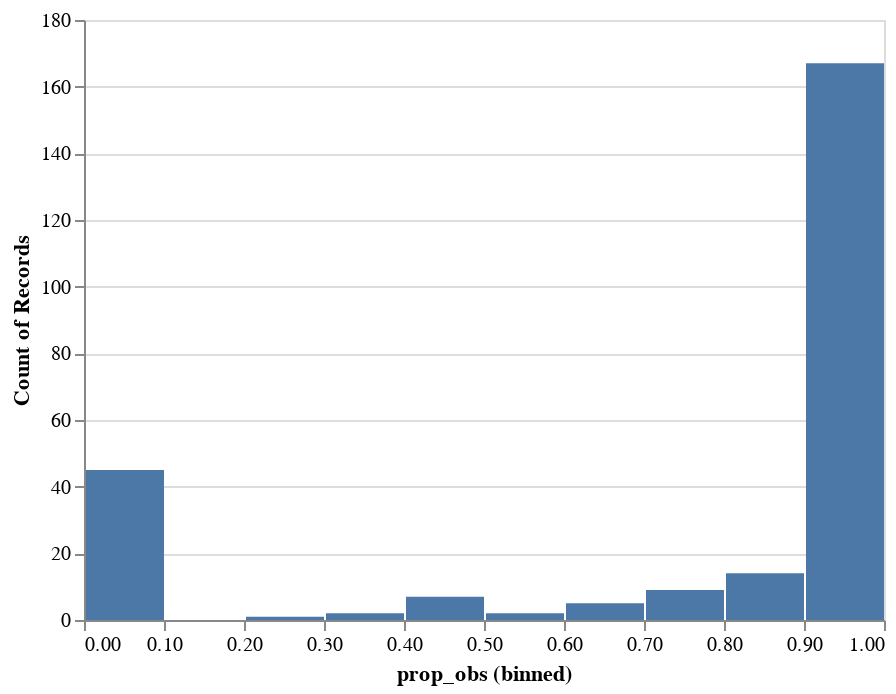

Source (notebook cell):
### Code cell
alt.Chart(
    water_dfl[water_dfl['date'] >= '2000-01-01']
).mark_bar().encode(
    alt.X("prop_obs:Q", bin=True),
    y='count()',
)

### Figure 1 — Vega-Lite specification as saved in the notebook (floating-point values rounded to 4 significant figures; data arrays with more than 128 entries replaced by an {"elided": "..."} marker saying what was removed)
{"config": {"view": {"continuousWidth": 400, "continuousHeight": 300}}, "data": {"name": "data-9ccaf8ba567fe222885028969ed03cc8"}, "mark": "bar", "encoding": {"x": {"bin": true, "field": "prop_obs", "type": "quantitative"}, "y": {"aggregate": "count", "type": "quantitative"}}, "$schema": "https://vega.github.io/schema/vega-lite/v4.17.0.json", "datasets": {"data-9ccaf8ba567fe222885028969ed03cc8": {"elided": "252 records"}}}
